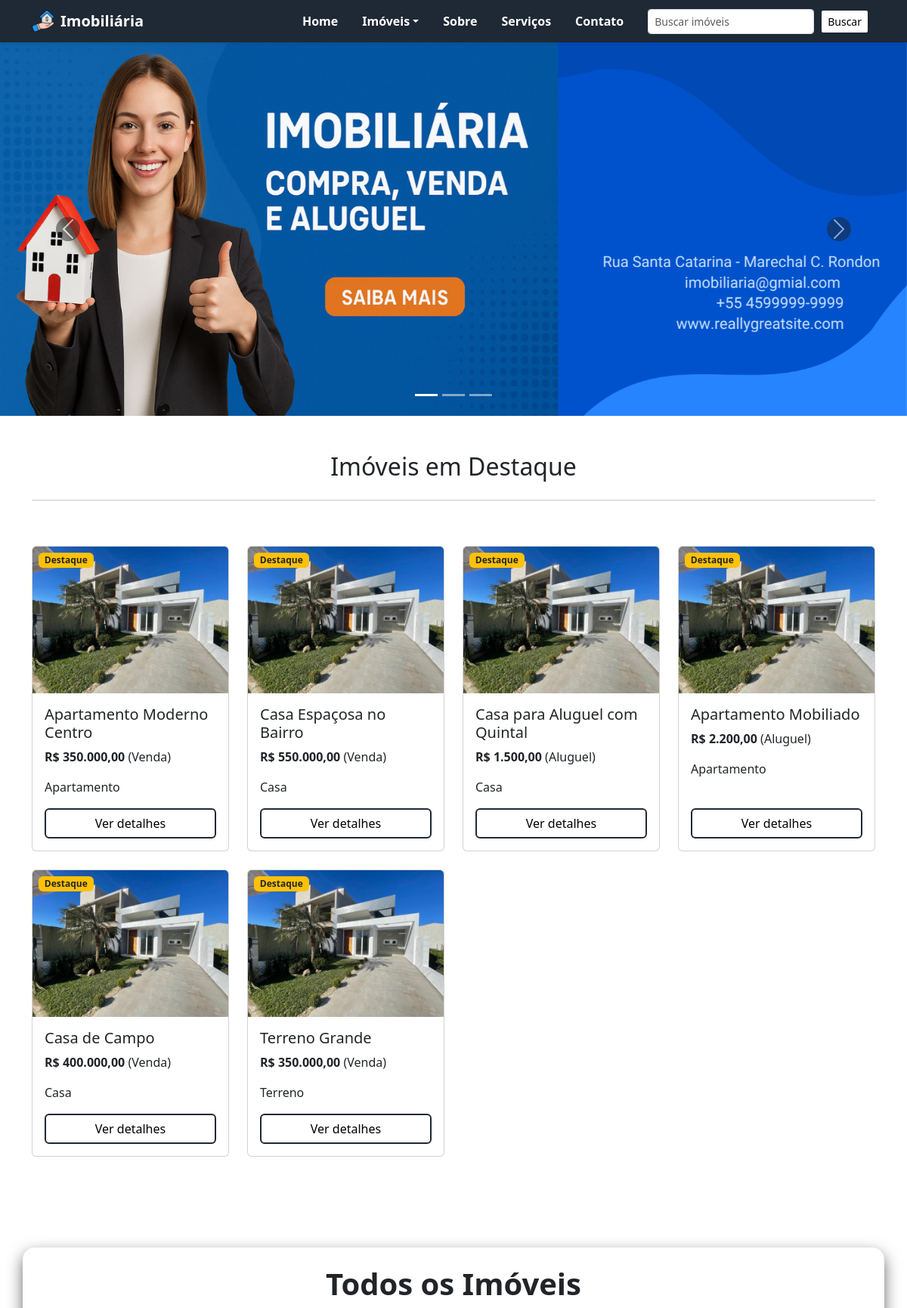
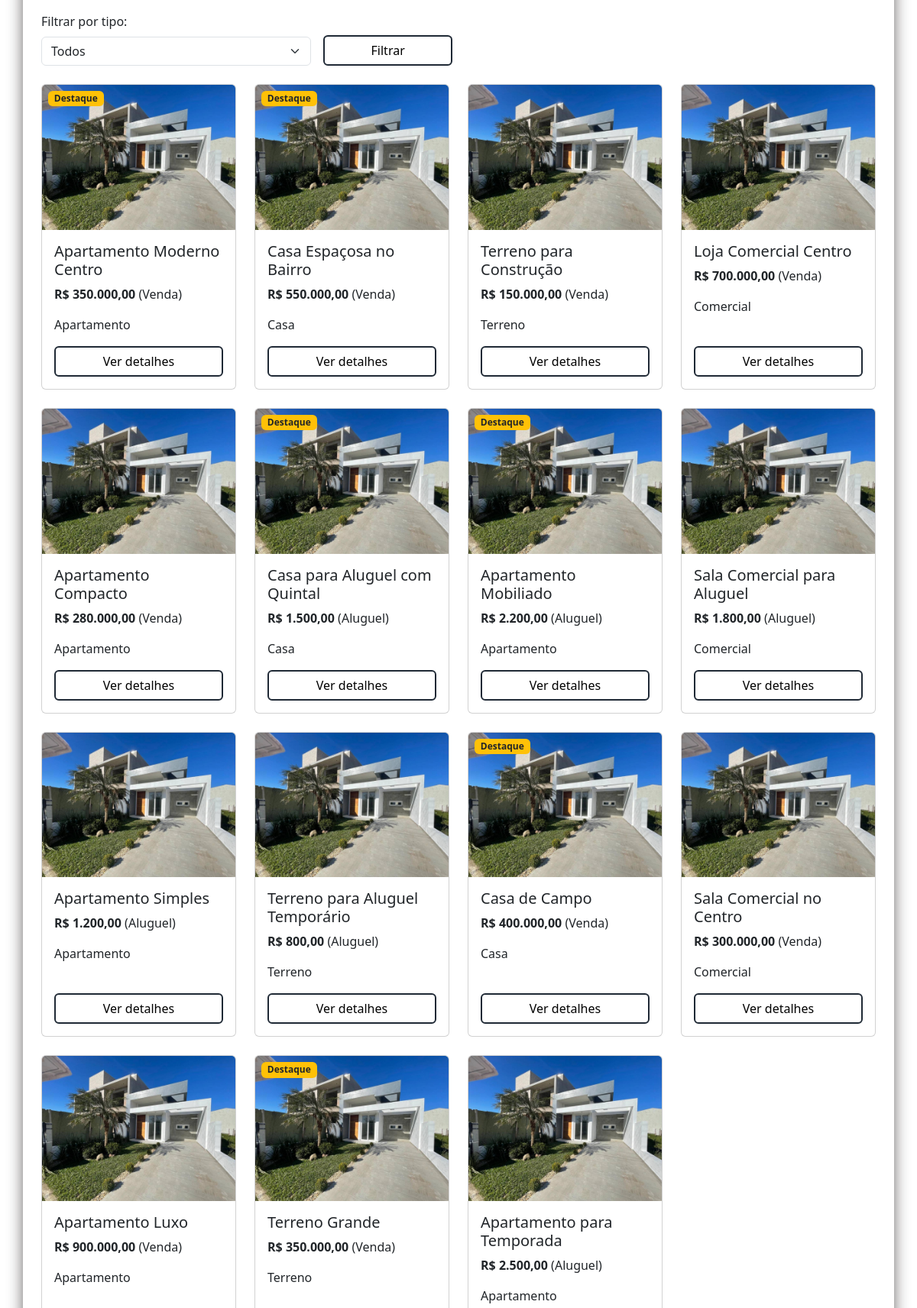
The app's page /home.php (upper part) with its own data (2 pictures, top to bottom).
### tables this page shows
CREATE TABLE `imoveis` (
  `id` int(11) NOT NULL,
  `titulo` varchar(255) NOT NULL,
  `descricao` text NOT NULL,
  `tipo` enum('casa','apartamento','terreno','comercial') NOT NULL,
  `endereco` varchar(255) NOT NULL,
  `latitude` decimal(10,8) NOT NULL,
  `longitude` decimal(11,8) NOT NULL,
  `preco` decimal(12,2) NOT NULL,
  `categoria` enum('venda','aluguel') NOT NULL,
  `imagem` varchar(255) DEFAULT NULL,
  `destaque` tinyint(1) DEFAULT 0,
  `created_at` timestamp NOT NULL DEFAULT current_timestamp()
);

### home.php (the view, shortened to what this page needs)
<?php
require_once 'includes/db.php';
include 'includes/header.php';
$stmtDestaque = $pdo->prepare("SELECT * FROM imoveis WHERE destaque = 1 ORDER BY created_at DESC LIMIT 12");
$stmtDestaque->execute();
$imoveisDestaque = $stmtDestaque->fetchAll(PDO::FETCH_ASSOC);
?>
<div id="carouselExampleIndicators" class="carousel slide mb-5">
  <div class="carousel-indicators">
    <button type="button" data-bs-target="#carouselExampleIndicators" data-bs-slide-to="0" class="active"></button>
    <button type="button" data-bs-target="#carouselExampleIndicators" data-bs-slide-to="1"></button>
    <button type="button" data-bs-target="#carouselExampleIndicators" data-bs-slide-to="2"></button>
  </div>
  <div class="carousel-inner">
    <div class="carousel-item active">
      <img src="assets/img/+55 4599999-9999 (1).png" class="d-block w-100" alt="Banner 1">
    </div>
  </div>
  <button class="carousel-control-prev" type="button" data-bs-target="#carouselExampleIndicators" data-bs-slide="prev">
    <span class="carousel-control-prev-icon bg-dark rounded-circle p-3"></span>
  </button>
  <button class="carousel-control-next" type="button" data-bs-target="#carouselExampleIndicators" data-bs-slide="next">
    <span class="carousel-control-next-icon bg-dark rounded-circle p-3"></span>
  </button>
</div>
<div class="container mt-4">
  <h2 class="text-center mb-4" >Imóveis em Destaque</h2><hr>
  <div class="row" style="margin-top: 60px">
    <?php foreach ($imoveisDestaque as $imovel): ?>
      <div class="col-6 col-md-3 mb-4">
        <div class="card h-100 position-relative">
          <?php if (!empty($imovel['imagem'])): ?>
            <img src="assets/img/<?= htmlspecialchars($imovel['imagem']) ?>" class="card-img-top" alt="<?= htmlspecialchars($imovel['titulo']) ?>">
          <?php else: ?>
            <img src="https://via.placeholder.com/350x250?text=Sem+Imagem" class="card-img-top" alt="Sem imagem">
          <?php endif; ?>
          <span class="badge bg-warning text-dark position-absolute top-0 start-0 m-2">Destaque</span>
          <div class="card-body d-flex flex-column justify-content-between">
            <div>
              <h5 class="card-title"><?= htmlspecialchars($imovel['titulo']) ?></h5>
              <p class="card-text">
                <strong>R$ <?= number_format($imovel['preco'], 2, ',', '.') ?></strong>
                (<?= ucfirst($imovel['categoria']) ?>)
              </p>
              <p class="card-text"><?= ucfirst(htmlspecialchars($imovel['tipo'])) ?></p>
            </div>
            <a href="detalhes.php?id=<?= $imovel['id'] ?>" class="btn btn-outline-primary w-100 mt-3">Ver detalhes</a>
          </div>
        </div>
      </div>
    <?php endforeach; ?>
  </div>
</div>
<div class="py-5 mt-5">
  <div class="container bg-white p-4 rounded-4" style="box-shadow: 0 8px 20px rgba(44, 42, 42, 0.7);">
    <h2 class="text-center mb-4 display-6 text-dark fw-bold">Todos os Imóveis</h2>
    <form method="GET" id="filtroForm" class="row g-3 mb-4">
      <div class="col-md-4">
        <label for="tipo" class="form-label">Filtrar por tipo:</label>
        <select name="tipo" id="tipo" class="form-select">
          <option value="">Todos</option>
        </select>
      </div>
      <div class="col-md-2 d-flex align-items-end">
        <button type="submit" class="btn btn-primary w-100">Filtrar</button>
      </div>
    </form>
    <div id="lista-imoveis" class="row">
      <?php
      $stmt = $pdo->prepare("SELECT * FROM imoveis ORDER BY created_at DESC");
      $stmt->execute();
      $imoveis = $stmt->fetchAll(PDO::FETCH_ASSOC);
      foreach ($imoveis as $imovel):
      ?>
        <div class="col-6 col-md-3 mb-4">
          <div class="card h-100 position-relative">
            <?php if (!empty($imovel['imagem'])): ?>
              <img src="assets/img/<?= htmlspecialchars($imovel['imagem']) ?>" class="card-img-top" alt="<?= htmlspecialchars($imovel['titulo']) ?>">
            <?php else: ?>
              <img src="https://via.placeholder.com/350x250?text=Sem+Imagem" class="card-img-top" alt="Sem imagem">
            <?php endif; ?>
            <?php if (!empty($imovel['destaque'])): ?>
              <span class="badge bg-warning text-dark position-absolute top-0 start-0 m-2">Destaque</span>
            <?php endif; ?>
            <div class="card-body d-flex flex-column justify-content-between">
              <div>
                <h5 class="card-title"><?= htmlspecialchars($imovel['titulo']) ?></h5>
                <p class="card-text">
                  <strong>R$ <?= number_format($imovel['preco'], 2, ',', '.') ?></strong>
                  (<?= ucfirst($imovel['categoria']) ?>)
                </p>
                <p class="card-text"><?= ucfirst(htmlspecialchars($imovel['tipo'])) ?></p>
              </div>
              <a href="detalhes.php?id=<?= $imovel['id'] ?>" class="btn btn-outline-primary w-100 mt-3">Ver detalhes</a>
            </div>
          </div>
        </div>
      <?php endforeach; ?>
    </div>
  </div>
</div>
<?php include 'includes/footer.php'; ?>

### assets/css/style.css (style rules this page uses)
.btn { background-color: white !important; color: black !important; border: 2px solid rgb(31, 41, 53) !important; transition: background-color 0.8s ease, color 0.8s ease, border-color 0.8s ease !important;; }

### records on screen
imoveis: imagem (picture), titulo "Apartamento Moderno Centro", preco "350.000,00", categoria "Venda", tipo "Apartamento", destaque "Destaque"
imoveis: imagem (picture), titulo "Casa Espaçosa no Bairro", preco "550.000,00", categoria "Venda", tipo "Casa", destaque "Destaque"
imoveis: imagem (picture), titulo "Casa para Aluguel com Quintal", preco "1.500,00", categoria "Aluguel", tipo "Casa", destaque "Destaque"
imoveis: imagem (picture), titulo "Apartamento Mobiliado", preco "2.200,00", categoria "Aluguel", tipo "Apartamento", destaque "Destaque"
imoveis: imagem (picture), titulo "Casa de Campo", preco "400.000,00", categoria "Venda", tipo "Casa", destaque "Destaque"
imoveis: imagem (picture), titulo "Terreno Grande", preco "350.000,00", categoria "Venda", tipo "Terreno", destaque "Destaque"
imoveis: imagem (picture), titulo "Terreno para Construção", preco "150.000,00", categoria "Venda", tipo "Terreno"
imoveis: imagem (picture), titulo "Loja Comercial Centro", preco "700.000,00", categoria "Venda", tipo "Comercial"
imoveis: imagem (picture), titulo "Apartamento Compacto", preco "280.000,00", categoria "Venda", tipo "Apartamento"
imoveis: imagem (picture), titulo "Sala Comercial para Aluguel", preco "1.800,00", categoria "Aluguel", tipo "Comercial"
imoveis: imagem (picture), titulo "Apartamento Simples", preco "1.200,00", categoria "Aluguel", tipo "Apartamento"
imoveis: imagem (picture), titulo "Terreno para Aluguel Temporário", preco "800,00", categoria "Aluguel", tipo "Terreno"
imoveis: imagem (picture), titulo "Sala Comercial no Centro", preco "300.000,00", categoria "Venda", tipo "Comercial"
imoveis: imagem (picture), titulo "Apartamento Luxo", preco "900.000,00", categoria "Venda", tipo "Apartamento"
imoveis: imagem (picture), titulo "Apartamento para Temporada", preco "2.500,00", categoria "Aluguel", tipo "Apartamento"
